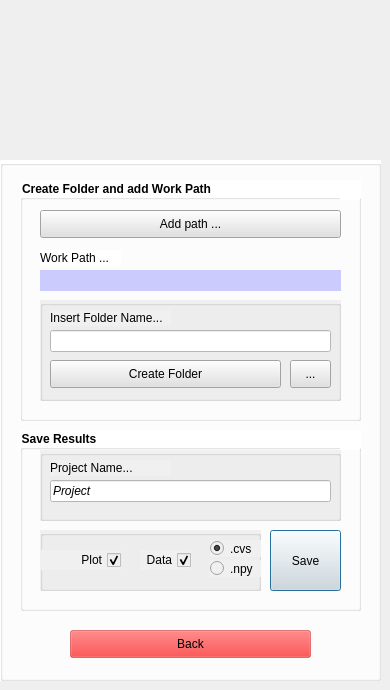
        <widget class="QWidget" name="page_8">
         <widget class="QGroupBox" name="groupBox_4">
          <property name="geometry">
           <rect>
            <x>0</x>
            <y>160</y>
            <width>381</width>
            <height>521</height>
           </rect>
          </property>
          <property name="styleSheet">
           <string notr="true">background-color: rgb(255, 255, 255);</string>
          </property>
          <property name="title">
           <string/>
          </property>
          <widget class="QGroupBox" name="save_box">
           <property name="geometry">
            <rect>
             <x>20</x>
             <y>270</y>
             <width>341</width>
             <height>181</height>
            </rect>
           </property>
           <property name="font">
            <font>
             <weight>75</weight>
             <bold>true</bold>
            </font>
           </property>
           <property name="title">
            <string>Save Results</string>
           </property>
           <widget class="QPushButton" name="pushButton_8">
            <property name="geometry">
             <rect>
              <x>250</x>
              <y>100</y>
              <width>71</width>
              <height>61</height>
             </rect>
            </property>
            <property name="styleSheet">
             <string notr="true">background-color: rgb(225, 225, 225);</string>
            </property>
            <property name="text">
             <string>Save</string>
            </property>
            <property name="default">
             <bool>true</bool>
            </property>
           </widget>
           <widget class="QLabel" name="verification_save">
            <property name="geometry">
             <rect>
              <x>320</x>
              <y>0</y>
              <width>20</width>
              <height>20</height>
             </rect>
            </property>
            <property name="autoFillBackground">
             <bool>false</bool>
            </property>
            <property name="text">
             <string/>
            </property>
            <property name="scaledContents">
             <bool>true</bool>
            </property>
            <property name="alignment">
             <set>Qt::AlignCenter</set>
            </property>
           </widget>
           <widget class="QGroupBox" name="groupBox_5">
            <property name="geometry">
             <rect>
              <x>20</x>
              <y>100</y>
              <width>221</width>
              <height>61</height>
             </rect>
            </property>
            <property name="styleSheet">
             <string notr="true">background-color: rgb(240, 240, 240);</string>
            </property>
            <property name="title">
             <string/>
            </property>
            <widget class="QCheckBox" name="plot_format">
             <property name="geometry">
              <rect>
               <x>-50</x>
               <y>20</y>
               <width>131</width>
               <height>20</height>
              </rect>
             </property>
             <property name="font">
              <font>
               <weight>50</weight>
               <bold>false</bold>
              </font>
             </property>
             <property name="mouseTracking">
              <bool>false</bool>
             </property>
             <property name="layoutDirection">
              <enum>Qt::RightToLeft</enum>
             </property>
             <property name="text">
              <string> Plot</string>
             </property>
             <property name="checked">
              <bool>true</bool>
             </property>
             <property name="autoRepeat">
              <bool>false</bool>
             </property>
             <property name="autoExclusive">
              <bool>false</bool>
             </property>
            </widget>
            <widget class="QCheckBox" name="data_format">
             <property name="geometry">
              <rect>
               <x>100</x>
               <y>20</y>
               <width>51</width>
               <height>20</height>
              </rect>
             </property>
             <property name="font">
              <font>
               <weight>50</weight>
               <bold>false</bold>
              </font>
             </property>
             <property name="mouseTracking">
              <bool>false</bool>
             </property>
             <property name="layoutDirection">
              <enum>Qt::RightToLeft</enum>
             </property>
             <property name="text">
              <string>Data</string>
             </property>
             <property name="checkable">
              <bool>true</bool>
             </property>
             <property name="checked">
              <bool>true</bool>
             </property>
             <property name="autoRepeat">
              <bool>false</bool>
             </property>
             <property name="autoExclusive">
              <bool>false</bool>
             </property>
            </widget>
            <widget class="QRadioButton" name="csv">
             <property name="geometry">
              <rect>
               <x>170</x>
               <y>10</y>
               <width>82</width>
               <height>17</height>
              </rect>
             </property>
             <property name="font">
              <font>
               <weight>50</weight>
               <bold>false</bold>
              </font>
             </property>
             <property name="text">
              <string>.cvs</string>
             </property>
             <property name="checked">
              <bool>true</bool>
             </property>
            </widget>
            <widget class="QRadioButton" name="npy">
             <property name="geometry">
              <rect>
               <x>170</x>
               <y>30</y>
               <width>82</width>
               <height>17</height>
              </rect>
             </property>
             <property name="font">
              <font>
               <weight>50</weight>
               <bold>false</bold>
              </font>
             </property>
             <property name="text">
              <string>.npy</string>
             </property>
            </widget>
           </widget>
           <widget class="QGroupBox" name="name_box_2">
            <property name="geometry">
             <rect>
              <x>20</x>
              <y>20</y>
              <width>301</width>
              <height>71</height>
             </rect>
            </property>
            <property name="styleSheet">
             <string notr="true">background-color: rgb(240, 240, 240);</string>
            </property>
            <property name="title">
             <string/>
            </property>
            <widget class="QLabel" name="label_29">
             <property name="geometry">
              <rect>
               <x>10</x>
               <y>10</y>
               <width>121</width>
               <height>16</height>
              </rect>
             </property>
             <property name="font">
              <font>
               <weight>50</weight>
               <bold>false</bold>
              </font>
             </property>
             <property name="styleSheet">
              <string notr="true"/>
             </property>
             <property name="text">
              <string>Project Name...</string>
             </property>
            </widget>
            <widget class="QLineEdit" name="project_name">
             <property name="geometry">
              <rect>
               <x>10</x>
               <y>30</y>
               <width>281</width>
               <height>22</height>
              </rect>
             </property>
             <property name="font">
              <font>
               <weight>50</weight>
               <italic>true</italic>
               <bold>false</bold>
              </font>
             </property>
             <property name="styleSheet">
              <string notr="true">background-color: rgb(255, 255, 255);</string>
             </property>
             <property name="text">
              <string>Project</string>
             </property>
            </widget>
           </widget>
          </widget>
          <widget class="QGroupBox" name="folder_box">
           <property name="geometry">
            <rect>
             <x>20</x>
             <y>20</y>
             <width>341</width>
             <height>241</height>
            </rect>
           </property>
           <property name="font">
            <font>
             <weight>75</weight>
             <bold>true</bold>
            </font>
           </property>
           <property name="title">
            <string>Create Folder and add Work Path</string>
           </property>
           <widget class="QTextBrowser" name="path_text">
            <property name="geometry">
             <rect>
              <x>20</x>
              <y>90</y>
              <width>301</width>
              <height>21</height>
             </rect>
            </property>
            <property name="font">
             <font>
              <weight>50</weight>
              <bold>false</bold>
             </font>
            </property>
            <property name="styleSheet">
             <string notr="true">background-color: rgba(255, 0, 0, 120);
background-color: rgba(0, 0, 255, 50);</string>
            </property>
            <property name="frameShape">
             <enum>QFrame::NoFrame</enum>
            </property>
            <property name="verticalScrollBarPolicy">
             <enum>Qt::ScrollBarAlwaysOff</enum>
            </property>
            <property name="horizontalScrollBarPolicy">
             <enum>Qt::ScrollBarAlwaysOff</enum>
            </property>
           </widget>
           <widget class="QLabel" name="label_27">
            <property name="geometry">
             <rect>
              <x>20</x>
              <y>70</y>
              <width>81</width>
              <height>16</height>
             </rect>
            </property>
            <property name="font">
             <font>
              <weight>50</weight>
              <bold>false</bold>
             </font>
            </property>
            <property name="text">
             <string>Work Path ...</string>
            </property>
           </widget>
           <widget class="QPushButton" name="path_button">
            <property name="geometry">
             <rect>
              <x>20</x>
              <y>30</y>
              <width>301</width>
              <height>28</height>
             </rect>
            </property>
            <property name="font">
             <font>
              <weight>50</weight>
              <bold>false</bold>
             </font>
            </property>
            <property name="styleSheet">
             <string notr="true">background-color: rgb(225, 225, 225);</string>
            </property>
            <property name="text">
             <string>Add path ...</string>
            </property>
           </widget>
           <widget class="QLabel" name="verification_folder">
            <property name="geometry">
             <rect>
              <x>320</x>
              <y>0</y>
              <width>20</width>
              <height>20</height>
             </rect>
            </property>
            <property name="autoFillBackground">
             <bool>false</bool>
            </property>
            <property name="text">
             <string/>
            </property>
            <property name="scaledContents">
             <bool>true</bool>
            </property>
            <property name="alignment">
             <set>Qt::AlignCenter</set>
            </property>
           </widget>
           <widget class="QGroupBox" name="name_box">
            <property name="geometry">
             <rect>
              <x>20</x>
              <y>120</y>
              <width>301</width>
              <height>101</height>
             </rect>
            </property>
            <property name="styleSheet">
             <string notr="true">background-color: rgb(240, 240, 240);</string>
            </property>
            <property name="title">
             <string/>
            </property>
            <widget class="QToolButton" name="open_folder">
             <property name="geometry">
              <rect>
               <x>250</x>
               <y>60</y>
               <width>41</width>
               <height>28</height>
              </rect>
             </property>
             <property name="font">
              <font>
               <weight>50</weight>
               <bold>false</bold>
              </font>
             </property>
             <property name="styleSheet">
              <string notr="true">background-color: rgb(225, 225, 225);</string>
             </property>
             <property name="text">
              <string>...</string>
             </property>
            </widget>
            <widget class="QLabel" name="label_28">
             <property name="geometry">
              <rect>
               <x>10</x>
               <y>10</y>
               <width>121</width>
               <height>16</height>
              </rect>
             </property>
             <property name="font">
              <font>
               <weight>50</weight>
               <bold>false</bold>
              </font>
             </property>
             <property name="styleSheet">
              <string notr="true"/>
             </property>
             <property name="text">
              <string>Insert Folder Name...</string>
             </property>
            </widget>
            <widget class="QPushButton" name="createfolder_button">
             <property name="geometry">
              <rect>
               <x>10</x>
               <y>60</y>
               <width>231</width>
               <height>28</height>
              </rect>
             </property>
             <property name="font">
              <font>
               <weight>50</weight>
               <bold>false</bold>
              </font>
             </property>
             <property name="styleSheet">
              <string notr="true">background-color: rgb(225, 225, 225);</string>
             </property>
             <property name="text">
              <string>Create Folder</string>
             </property>
            </widget>
            <widget class="QLineEdit" name="folder_name">
             <property name="geometry">
              <rect>
               <x>10</x>
               <y>30</y>
               <width>281</width>
               <height>22</height>
              </rect>
             </property>
             <property name="font">
              <font>
               <weight>50</weight>
               <italic>true</italic>
               <bold>false</bold>
               <underline>false</underline>
              </font>
             </property>
             <property name="styleSheet">
              <string notr="true">background-color: rgb(255, 255, 255);</string>
             </property>
            </widget>
           </widget>
          </widget>
          <widget class="QPushButton" name="pushButton_4">
           <property name="geometry">
            <rect>
             <x>70</x>
             <y>470</y>
             <width>241</width>
             <height>28</height>
            </rect>
           </property>
           <property name="styleSheet">
            <string notr="true">background-color: rgba(255, 0, 0, 100);</string>
           </property>
           <property name="text">
            <string>Back</string>
           </property>
          </widget>
         </widget>
        </widget>
